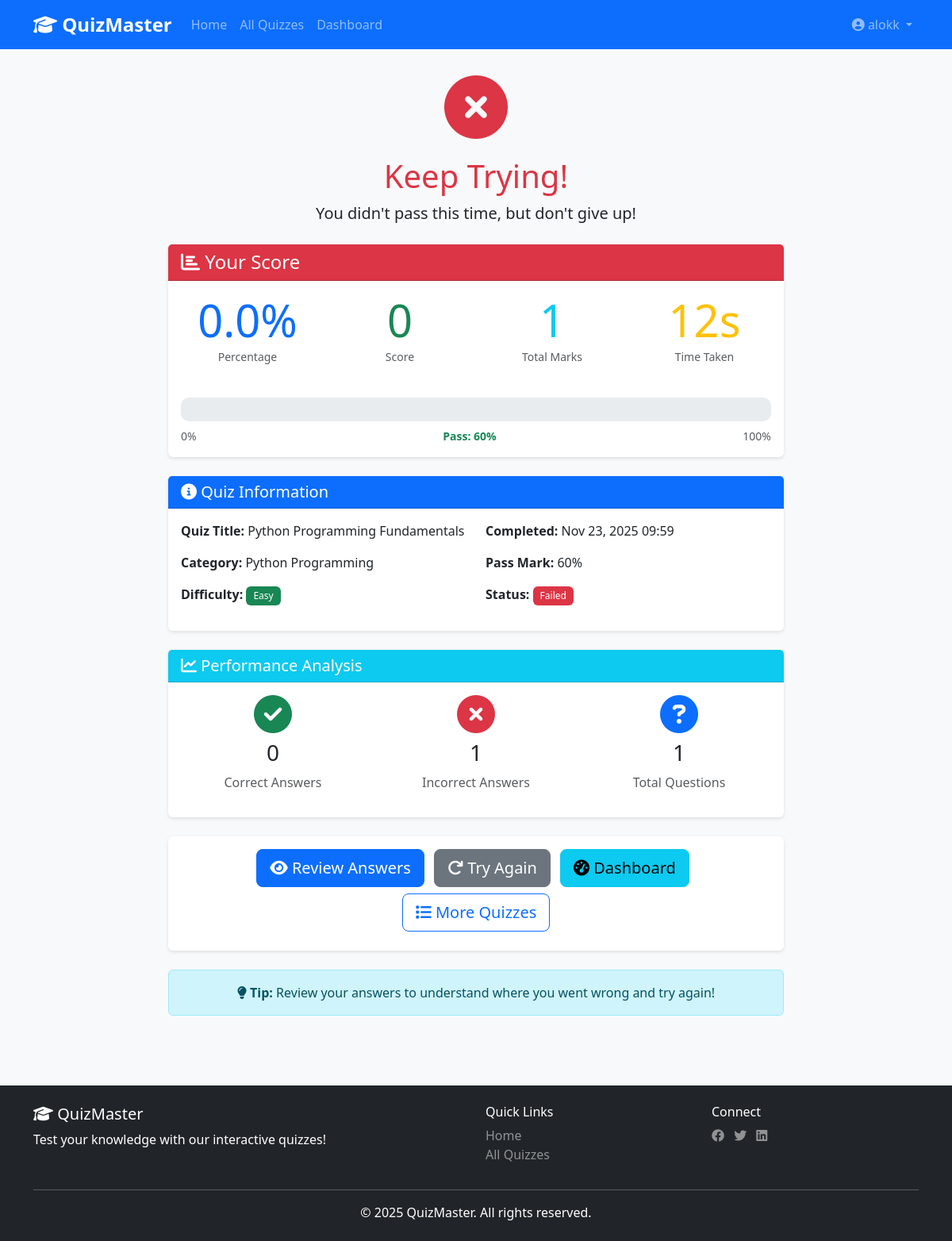
The app's page /attempt/3/result/ (signed in) with its own data.
### quiz/models.py (models this page shows, shortened)
class QuizAttempt(models.Model):
    user = models.ForeignKey(User, on_delete=models.CASCADE, related_name='quiz_attempts')
    quiz = models.ForeignKey(Quiz, on_delete=models.CASCADE, related_name='attempts')
    score = models.IntegerField(default=0)
    total_marks = models.IntegerField()
    percentage = models.FloatField(default=0.0)
    time_taken = models.IntegerField(help_text="Time taken in seconds")
    is_passed = models.BooleanField(default=False)
    started_at = models.DateTimeField(default=timezone.now)
    completed_at = models.DateTimeField(auto_now_add=True)
    class Meta:
        ordering = ['-completed_at']

class Quiz(models.Model):
    DIFFICULTY_CHOICES = [
        ('easy', 'Easy'),
        ('medium', 'Medium'),
        ('hard', 'Hard'),
    ]
    title = models.CharField(max_length=200)
    description = models.TextField()
    category = models.ForeignKey(Category, on_delete=models.CASCADE, related_name='quizzes')
    difficulty = models.CharField(max_length=10, choices=DIFFICULTY_CHOICES, default='medium')
    time_limit = models.IntegerField(
        help_text="Time limit in minutes",
        validators=[MinValueValidator(1), MaxValueValidator(180)]
    )
    passing_score = models.IntegerField(
        default=50,
        validators=[MinValueValidator(0), MaxValueValidator(100)],
        help_text="Passing percentage"
    )
    is_active = models.BooleanField(default=True)
    max_attempts = models.IntegerField(
        default=3,
        validators=[MinValueValidator(1)],
        help_text="Maximum number of attempts allowed"
    )
    created_by = models.ForeignKey(User, on_delete=models.CASCADE, related_name='created_quizzes')
    created_at = models.DateTimeField(auto_now_add=True)
    updated_at = models.DateTimeField(auto_now=True)
    class Meta:
        verbose_name_plural = 'Quizzes'
        ordering = ['-created_at']

class Category(models.Model):
    name = models.CharField(max_length=100, unique=True)
    description = models.TextField(blank=True)
    created_at = models.DateTimeField(auto_now_add=True)
    class Meta:
        verbose_name_plural = 'Categories'
        ordering = ['name']

### quiz/views.py (the view)
# urls.py: path('attempt/<int:pk>/result/', views.quiz_result, name='quiz_result'),
@login_required
def quiz_result(request, pk):
    attempt = get_object_or_404(QuizAttempt, pk=pk, user=request.user)
    correct_answers = attempt.answers.filter(is_correct=True).count()
    total_answers = attempt.answers.count()
    incorrect_answers = total_answers - correct_answers
    context = {
        'attempt': attempt,
        'correct_answers': correct_answers,
        'incorrect_answers': incorrect_answers,
        'total_answers': total_answers,
    }
    return render(request, 'quiz/quiz_result.html', context)

### quiz/templates/quiz/quiz_result.html (shortened to what this page needs)
{% extends 'quiz/base.html' %}
{% load static %}
{% block content %}
<div class="container" style="max-width: 800px;">
    <div class="text-center mb-4">
        {% if attempt.is_passed %}
        <div class="display-1 text-success mb-3">
            <i class="fas fa-check-circle"></i>
        </div>
        <h1 class="text-success">Congratulations!</h1>
        <p class="lead">You passed the quiz!</p>
        {% else %}
        <div class="display-1 text-danger mb-3">
            <i class="fas fa-times-circle"></i>
        </div>
        <h1 class="text-danger">Keep Trying!</h1>
        <p class="lead">You didn't pass this time, but don't give up!</p>
        {% endif %}
    </div>
    <div class="card mb-4">
        <div class="card-header {% if attempt.is_passed %}bg-success{% else %}bg-danger{% endif %} text-white">
            <h4 class="mb-0"><i class="fas fa-chart-bar"></i> Your Score</h4>
        </div>
        <div class="card-body text-center">
            <div class="row">
                <div class="col-md-3 col-6 mb-3">
                    <h2 class="display-4 text-primary mb-0">{{ attempt.percentage|floatformat:1 }}%</h2>
                    <small class="text-muted">Percentage</small>
                </div>
                <div class="col-md-3 col-6 mb-3">
                    <h2 class="display-4 text-success mb-0">{{ attempt.score }}</h2>
                    <small class="text-muted">Score</small>
                </div>
                <div class="col-md-3 col-6 mb-3">
                    <h2 class="display-4 text-info mb-0">{{ attempt.total_marks }}</h2>
                    <small class="text-muted">Total Marks</small>
                </div>
                <div class="col-md-3 col-6 mb-3">
                    <h2 class="display-4 text-warning mb-0">{{ attempt.time_taken|floatformat:0 }}s</h2>
                    <small class="text-muted">Time Taken</small>
                </div>
            </div>
            <div class="mt-4">
                <div class="progress" style="height: 30px;">
                </div>
                <div class="d-flex justify-content-between mt-2">
                    <small class="text-muted">0%</small>
                    <small class="text-success fw-bold">Pass: {{ attempt.quiz.passing_score }}%</small>
                    <small class="text-muted">100%</small>
                </div>
            </div>
        </div>
    </div>
    <div class="card mb-4">
        <div class="card-header bg-primary text-white">
            <h5 class="mb-0"><i class="fas fa-info-circle"></i> Quiz Information</h5>
        </div>
        <div class="card-body">
            <div class="row">
                <div class="col-md-6">
                    <p><strong>Quiz Title:</strong> {{ attempt.quiz.title }}</p>
                    <p><strong>Category:</strong> {{ attempt.quiz.category.name }}</p>
                    <p><strong>Difficulty:</strong>
                        <span class="badge bg-{% if attempt.quiz.difficulty == 'easy' %}success{% elif attempt.quiz.difficulty == 'medium' %}warning{% else %}danger{% endif %}">
                            {{ attempt.quiz.get_difficulty_display }}
                        </span>
                    </p>
                </div>
                <div class="col-md-6">
                    <p><strong>Completed:</strong> {{ attempt.completed_at|date:"M d, Y H:i" }}</p>
                    <p><strong>Pass Mark:</strong> {{ attempt.quiz.passing_score }}%</p>
                    <p><strong>Status:</strong>
                        <span class="badge {% if attempt.is_passed %}bg-success{% else %}bg-danger{% endif %}">
                            {% if attempt.is_passed %}Passed{% else %}Failed{% endif %}
                        </span>
                    </p>
                </div>
            </div>
        </div>
    </div>
    <div class="card mb-4">
        <div class="card-header bg-info text-white">
            <h5 class="mb-0"><i class="fas fa-chart-line"></i> Performance Analysis</h5>
        </div>
        <div class="card-body">
            <div class="row text-center">
                <div class="col-md-4">
                    <div class="mb-3">
                        <i class="fas fa-check-circle fa-3x text-success"></i>
                        <h3 class="mt-2">{{ correct_answers }}</h3>
                        <p class="text-muted">Correct Answers</p>
                    </div>
                </div>
                <div class="col-md-4">
                    <div class="mb-3">
                        <i class="fas fa-times-circle fa-3x text-danger"></i>
                        <h3 class="mt-2">{{ incorrect_answers }}</h3>
                        <p class="text-muted">Incorrect Answers</p>
                    </div>
                </div>
                <div class="col-md-4">
                    <div class="mb-3">
                        <i class="fas fa-question-circle fa-3x text-primary"></i>
                        <h3 class="mt-2">{{ total_answers }}</h3>
                        <p class="text-muted">Total Questions</p>
                    </div>
                </div>
            </div>
        </div>
    </div>
    <div class="card">
        <div class="card-body text-center">
            <a href="{% url 'quiz:quiz_review' attempt.id %}" class="btn btn-primary btn-lg mb-2 me-2">
                <i class="fas fa-eye"></i> Review Answers
            </a>
            <a href="{% url 'quiz:quiz_detail' attempt.quiz.id %}" class="btn btn-secondary btn-lg mb-2 me-2">
                <i class="fas fa-redo"></i> Try Again
            </a>
            <a href="{% url 'quiz:dashboard' %}" class="btn btn-info btn-lg mb-2 me-2">
                <i class="fas fa-tachometer-alt"></i> Dashboard
            </a>
            <a href="{% url 'quiz:quiz_list' %}" class="btn btn-outline-primary btn-lg mb-2">
                <i class="fas fa-list"></i> More Quizzes
            </a>
        </div>
    </div>
    {% if not attempt.is_passed %}
    <div class="alert alert-info mt-4 text-center">
        <i class="fas fa-lightbulb"></i>
        <strong>Tip:</strong> Review your answers to understand where you went wrong and try again!
    </div>
    {% endif %}
</div>
{% endblock %}

### quiz/templates/quiz/base.html (shortened to what this page needs)
{% load static %}
<!DOCTYPE html>
<html lang="en">
<head>
    <link href="https://cdn.jsdelivr.net/npm/bootstrap@5.3.0/dist/css/bootstrap.min.css" rel="stylesheet">
    <link rel="stylesheet" href="https://cdnjs.cloudflare.com/ajax/libs/font-awesome/6.4.0/css/all.min.css">
    <link rel="stylesheet" href="{% static 'css/style.css' %}">
</head>
<body>
    <nav class="navbar navbar-expand-lg navbar-dark bg-primary">
        <div class="container">
            <a class="navbar-brand" href="{% url 'quiz:home' %}">
                <i class="fas fa-graduation-cap"></i> QuizMaster
            </a>
            <div class="collapse navbar-collapse" id="navbarNav">
                <ul class="navbar-nav me-auto">
                    <li class="nav-item">
                        <a class="nav-link" href="{% url 'quiz:home' %}">Home</a>
                    </li>
                    <li class="nav-item">
                        <a class="nav-link" href="{% url 'quiz:quiz_list' %}">All Quizzes</a>
                    </li>
                    {% if user.is_authenticated %}
                    <li class="nav-item">
                        <a class="nav-link" href="{% url 'quiz:dashboard' %}">Dashboard</a>
                    </li>
                    {% endif %}
                </ul>
                <ul class="navbar-nav">
                    {% if user.is_authenticated %}
                        <li class="nav-item dropdown">
                            <a class="nav-link dropdown-toggle" href="#" id="userDropdown" role="button" data-bs-toggle="dropdown">
                                <i class="fas fa-user-circle"></i> {{ user.username }}
                            </a>
                        </li>
                    {% endif %}
                </ul>
            </div>
        </div>
    </nav>
    <main class="container my-4">
        {% block content %}
        {% endblock %}
    </main>
    <footer class="bg-dark text-white mt-5 py-4">
        <div class="container">
            <div class="row">
                <div class="col-md-6">
                    <h5><i class="fas fa-graduation-cap"></i> QuizMaster</h5>
                    <p>Test your knowledge with our interactive quizzes!</p>
                </div>
                <div class="col-md-3">
                    <h6>Quick Links</h6>
                    <ul class="list-unstyled">
                        <li><a href="{% url 'quiz:home' %}" class="text-white-50">Home</a></li>
                        <li><a href="{% url 'quiz:quiz_list' %}" class="text-white-50">All Quizzes</a></li>
                    </ul>
                </div>
                <div class="col-md-3">
                    <h6>Connect</h6>
                    <div class="social-links">
                        <a href="#" class="text-white-50 me-2"><i class="fab fa-facebook"></i></a>
                        <a href="#" class="text-white-50 me-2"><i class="fab fa-twitter"></i></a>
                        <a href="#" class="text-white-50 me-2"><i class="fab fa-linkedin"></i></a>
                    </div>
                </div>
            </div>
            <hr class="bg-white">
            <div class="text-center">
                <p class="mb-0">&copy; 2025 QuizMaster. All rights reserved.</p>
            </div>
        </div>
    </footer>
</body>
</html>

### static/css/style.css (style rules this page uses)
:root { --primary-color: #0d6efd; --success-color: #198754; --danger-color: #dc3545; --warning-color: #ffc107; --info-color: #0dcaf0; }
body { font-family: 'Segoe UI', Tahoma, Geneva, Verdana, sans-serif; background-color: #f8f9fa; min-height: 100vh; display: flex; flex-direction: column; }
main { flex: 1; }
.navbar-brand { font-weight: bold; font-size: 1.5rem; }
.card { border: none; box-shadow: 0 2px 4px rgba(0, 0, 0, 0.1); transition: transform 0.3s, box-shadow 0.3s; }
.btn { transition: all 0.3s; }
footer { margin-top: auto; }
footer a { text-decoration: none; transition: color 0.3s; }
.badge { padding: 0.5em 0.75em; font-weight: 500; }
.progress { border-radius: 10px; overflow: hidden; }

### records on screen
QuizAttempt: percentage "0.0", score "0", total_marks "1", time_taken "12", quiz.passing_score "60", quiz "Python Programming Fundamentals", quiz.category.name "Python Programming", quiz.difficulty "Easy", completed_at "Nov 23, 2025 09:59"

### other values on screen
{{ user.username }} "alokk"
{{ correct_answers }} "0"
{{ incorrect_answers }} "1"
{{ total_answers }} "1"
